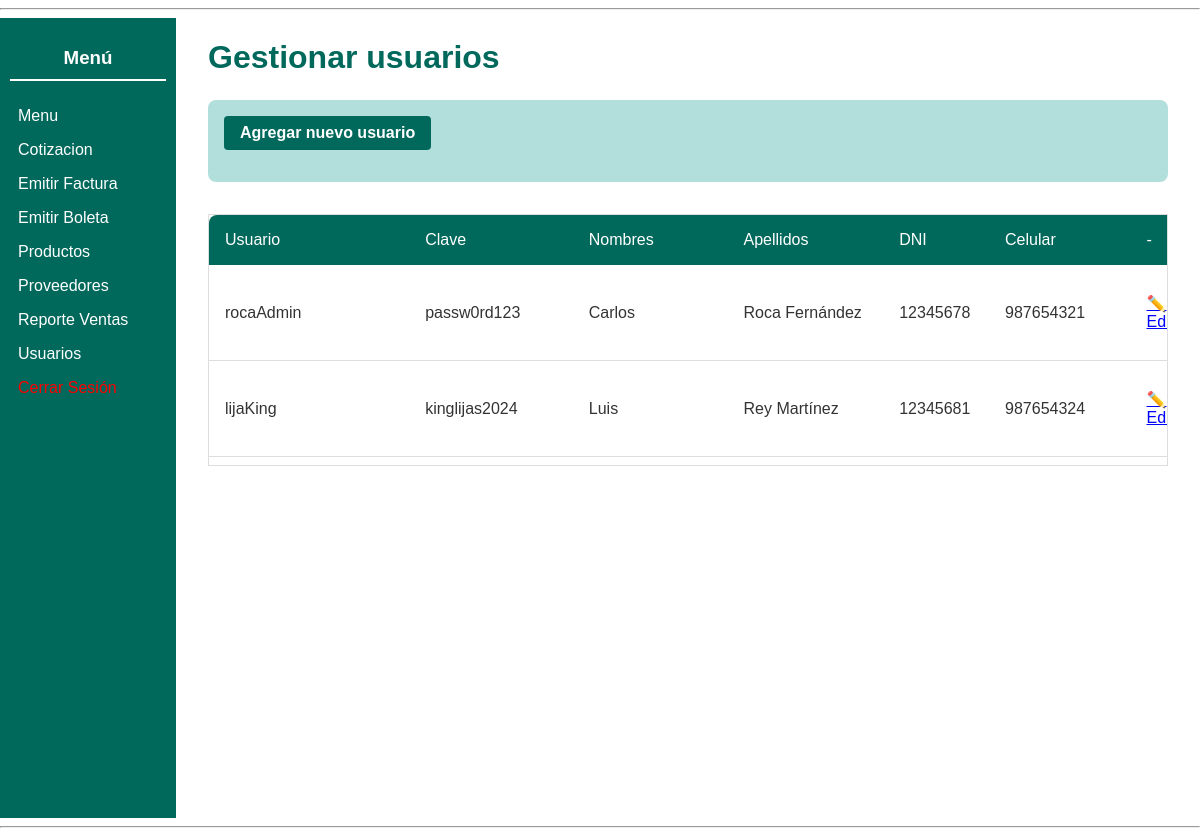
/moduloSeguridad/indexGestionarUsuarios.php (signed in), run on an earlier commit of the app's database.
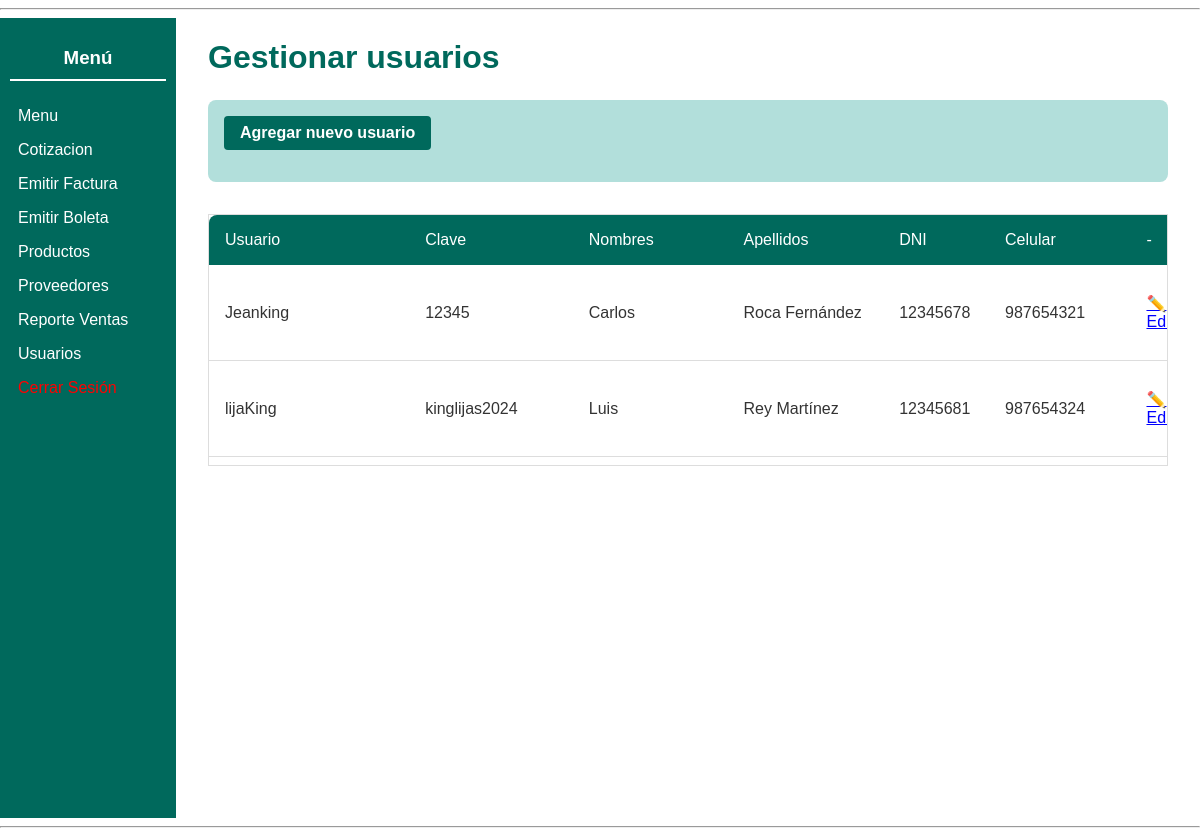
And on a later commit of the database.
### tables this page shows
CREATE TABLE `usuario` (
  `UsuarioID` int NOT NULL,
  `NombreUsuario` varchar(255) NOT NULL,
  `Contraseña` varchar(255) NOT NULL,
  `Nombres` varchar(100) DEFAULT NULL,
  `Apellidos` varchar(100) DEFAULT NULL,
  `Telefono` varchar(15) DEFAULT NULL,
  `Email` varchar(255) DEFAULT NULL,
  `DNI` varchar(15) DEFAULT NULL,
  `RespuestaSecreta` varchar(255) DEFAULT NULL,
  `FechaCreacion` date NOT NULL,
  `EstadoUsuario` int NOT NULL,
  `RolID` int NOT NULL
);

### moduloSeguridad/indexGestionarUsuarios.php (called while the page is built, shortened)
<?php
include_once($_SERVER['DOCUMENT_ROOT'] . '/moduloSeguridad/panelGestionarUsuarios.php');
include_once($_SERVER['DOCUMENT_ROOT'] . '/modelo/usuario.php');
$nombreUsuario = $_SESSION['login'];
$usuarioObj = new Usuario();
$usuarios = $usuarioObj->getUsuarios($nombreUsuario);
$panelUsuariosObject = new panelGestionarUsuarios();
$panelUsuariosObject->panelGestionarUsuariosShow($usuarios);

### modelo/usuario.php (called while the page is built, shortened)
<?php
class Usuario extends conexion
{
    public function getUsuarios($nombreUsuario)
    {
        $sql = "
        SELECT
            u.UsuarioID,
            u.NombreUsuario,
            u.Contraseña,
            u.Nombres,
            u.Apellidos,
            u.Telefono,
            u.Email,
            u.DNI,
            u.RespuestaSecreta,
            u.RolID
        FROM usuario u
        WHERE estadousuario = 1
          AND u.NombreUsuario != ?
    ";
        $conexion = Conexion::conectarBD();
        $stmt = $conexion->prepare($sql);
        $stmt->bind_param("s", $nombreUsuario);
        $stmt->execute();
        $resultado = $stmt->get_result();
        $usuarios = array();
        while ($fila = $resultado->fetch_assoc()) {
            $usuarios[] = $fila;
        }
        return $usuarios;
    }
}

### moduloSeguridad/panelGestionarUsuarios.php (the view, shortened to what this page needs)
<?php
include_once($_SERVER['DOCUMENT_ROOT'] . '/shared/pantalla.php');
class panelGestionarUsuarios extends pantalla
{
  public function panelGestionarUsuariosShow($usuarios = null)
  {
    $this->cabeceraShow("Gestionar Usuarios");
    $rol = $_SESSION['rol'];
?>
    <div style="display: flex; height: 100vh;">
      <?php
      $this->menuShow($rol);
      ?>
      <main style="padding: 0 2rem;">
        <h1 style="color: #00695c;">Gestionar usuarios</h1>
        <div class="filters-container">
          <a href="/moduloSeguridad/indexAgregarUsuario.php" class="btn" style="margin-bottom: 1rem;">Agregar nuevo usuario</a>
        </div>
        <div class="table-cotizaciones">
          <table id="cotaizaciones-table">
            <thead>
              <tr>
                <th>Usuario</th>
                <th>Clave</th>
                <th>Nombres</th>
                <th>Apellidos</th>
                <th>DNI</th>
                <th>Celular</th>
                <th>-</th>
              </tr>
            </thead>
            <tbody>
              <?php if ($usuarios !== null) : ?>
                <?php foreach ($usuarios as $usuario) : ?>
                  <tr>
                    <td><?= $usuario['NombreUsuario']; ?></td>
                    <td><?= $usuario['Contraseña']; ?></td>
                    <td><?= $usuario['Nombres']; ?></td>
                    <td><?= $usuario['Apellidos']; ?></td>
                    <td><?= $usuario['DNI']; ?></td>
                    <td><?= $usuario['Telefono']; ?></td>
                    <td>
                      <a href="/moduloSeguridad/indexEditarUsuario.php?<?= http_build_query([
                                                                          'usuarioid' => trim($usuario['UsuarioID']),
                                                                          'nombreusuario' => trim($usuario['NombreUsuario']),
                                                                          'contrasena' => trim($usuario['Contraseña']),
                                                                          'nombres' => trim($usuario['Nombres']),
                                                                          'apellidos' => trim($usuario['Apellidos']),
                                                                          'telefono' => trim($usuario['Telefono']),
                                                                          'email' => trim($usuario['Email']),
                                                                          'dni' => trim($usuario['DNI']),
                                                                          'respuestasecreta' => trim($usuario['RespuestaSecreta']),
                                                                          'rolid' => trim($usuario['RolID'])
                                                                        ]) ?>" style="color: blue; text-decoration: underline;">
                        ✏️ Editar
                      </a>
                    </td>
                  </tr>
                <?php endforeach; ?>
              <?php else : ?>
                <tr>
                  <td colspan="8">No se encontraron solicitudes.</td>
                </tr>
              <?php endif; ?>
            </tbody>
          </table>
        </div>
      </main>
    </div>
<?php
    $this->pieShow();
  }
}

### shared/pantalla.php (shortened to what this page needs)
<?php
class pantalla
{
  protected function cabeceraShow($titulo, $javasctiptUrl = "")
  {
?>
    <html>
    <head>
      <link rel="stylesheet" href="https://site-assets.fontawesome.com/releases/v6.4.0/css/all.css">
      <link rel="stylesheet" href="/assets/styles.css">
    </head>
    <body>
      <hr>
    <?php
  }
  protected function pieShow()
  {
    ?>
      <hr>
    <?php
  }
  protected function menuShow($rol)
  {
    ?>
      <aside style="width: 200px; background-color: #00695c; color: white; padding: 10px;">
        <h3 style="text-align: center; border-bottom: 2px solid white; padding-bottom: 10px;">Menú</h3>
        <nav>
          <ul style="list-style: none; padding: 0;">
            <?php
            if ($rol == "cajero") {
            ?>
              <li><a href="/moduloSeguridad/indexPanelPrincipal.php" style="color: white; text-decoration: none; display: block; padding: 8px;">Menú</a></li>
              <li><a href="/moduloVentas/indexFactura.php" style="color: white; text-decoration: none; display: block; padding: 8px;">Emitir Factura</a></li>
              <li><a href="/moduloVentas/indexBoleta.php" style="color: white; text-decoration: none; display: block; padding: 8px;">Emitir Boleta</a></li>
              <li><a href="../moduloSeguridad/indexCambiarContrasena.php" style="color: white; text-decoration: none; display: block; padding: 8px;">Compras</a></li>
            <?php
            }
            elseif ($rol === "jefeVentas") {
            ?>
              <li><a href="/moduloSeguridad/indexPanelPrincipal.php" style="color: white; text-decoration: none; display: block; padding: 8px;">Menu</a></li>
              <li><a href="/moduloVentas/indexCotizacion.php" style="color: white; text-decoration: none; display: block; padding: 8px;">Cotizacion</a></li>
              <li><a href="/moduloVentas/indexFactura.php" style="color: white; text-decoration: none; display: block; padding: 8px;">Emitir Factura</a></li>
              <li><a href="/moduloVentas/indexBoleta.php" style="color: white; text-decoration: none; display: block; padding: 8px;">Emitir Boleta</a></li>
              <li>
                <form method="post" action="../moduloVentas/getProducto.php" style="margin: 0;">
                  <input type="submit" name="btnProductos" value="Productos" style="color: white; text-decoration: none; display: block; padding: 8px; background-color: #00695c; border: none; cursor: pointer; font-size: 1em;">
                </form>
              </li>
              <li><a href="/moduloVentas/indexProveedores.php" style="color: white; text-decoration: none; display: block; padding: 8px;">Proveedores</a></li>
              <li><a href="../moduloVentas/indexReporteventas.php " style="color: white; text-decoration: none; display: block; padding: 8px;">Reporte Ventas</a></li>
              <li><a href="/moduloSeguridad/indexGestionarUsuarios.php" style="color: white; text-decoration: none; display: block; padding: 8px;">Usuarios</a></li>
            <?php
            }
            else {
            ?>
              <li>
                <p style="color: yellow; text-align: center;">Rol no identificado</p>
              </li>
            <?php
            }
            ?>
            <li><a href='/moduloSeguridad/cerrarSesion.php' style="color: red; text-decoration: none; display: block; padding: 8px;">Cerrar Sesión</a></li>
          </ul>
        </nav>
      </aside>
  <?php
  }
}
  ?>

### assets/styles.css (style rules this page uses)
body { font-family: Arial, sans-serif; margin: 0; padding: 0; color: #333; }
main { padding: 2rem; width: 80%; max-width: 1200px; margin: 0 auto; }
main h1 { color: #00695c; margin-bottom: 1.5rem; font-size: 2rem; }
.filters-container { background: #b2dfdb; border-radius: 8px; padding: 1rem; margin-bottom: 2rem; }
.btn, .btn:link, .btn:visited { display: inline-block; background: #00695c; color: #fff; border: none; padding: 0.5rem 1rem; border-radius: 4px; cursor: pointer; font-weight: bold; transition: background 0.3s; text-decoration: none; }
.table-cotizaciones { margin-top: 2rem; overflow-x: auto; }
.table-cotizaciones table { width: 100%; border-collapse: collapse; background: #fff; border-radius: 8px; overflow: hidden; }
.table-cotizaciones thead { background: #00695c; color: #fff; }
.table-cotizaciones thead th { padding: 1rem; text-align: left; font-weight: normal; }
.table-cotizaciones tbody td { padding: 1rem; border-bottom: 1px solid #ddd; }
.btn { display: inline-flex; align-items: center; justify-content: center; color: #fff; font-size: 16px; font-weight: bold; padding: 10px 10px; border: none; border-radius: 5px; cursor: pointer; }
.table-cotizaciones { border: 1px solid #ddd; max-height: 250px; overflow-x: auto; }

What changed in the data, as far as the page shows it:
changed usuario "Carlos": NombreUsuario "rocaAdmin" → "Jeanking"; Contraseña "passw0rd123" → "12345"
